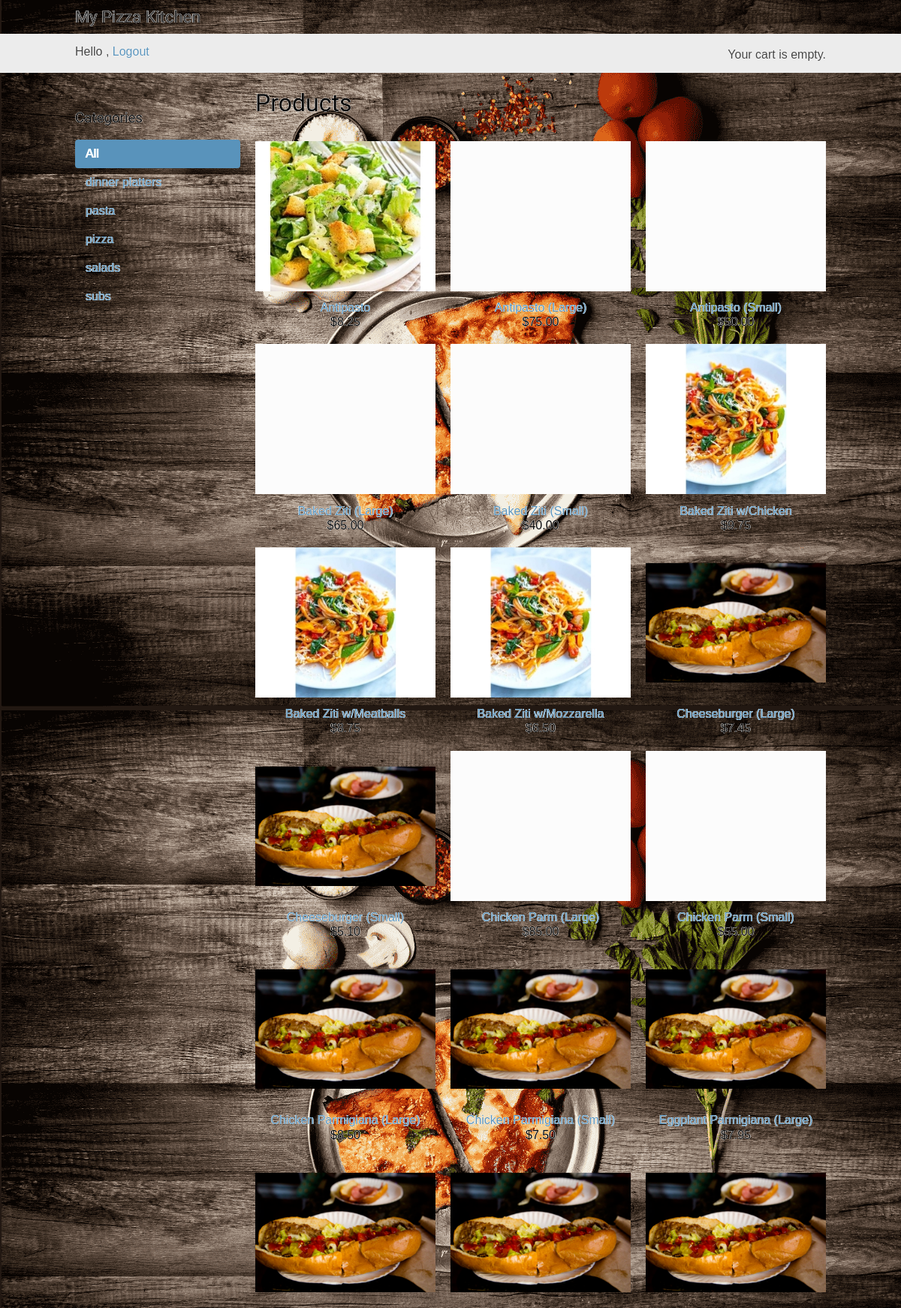
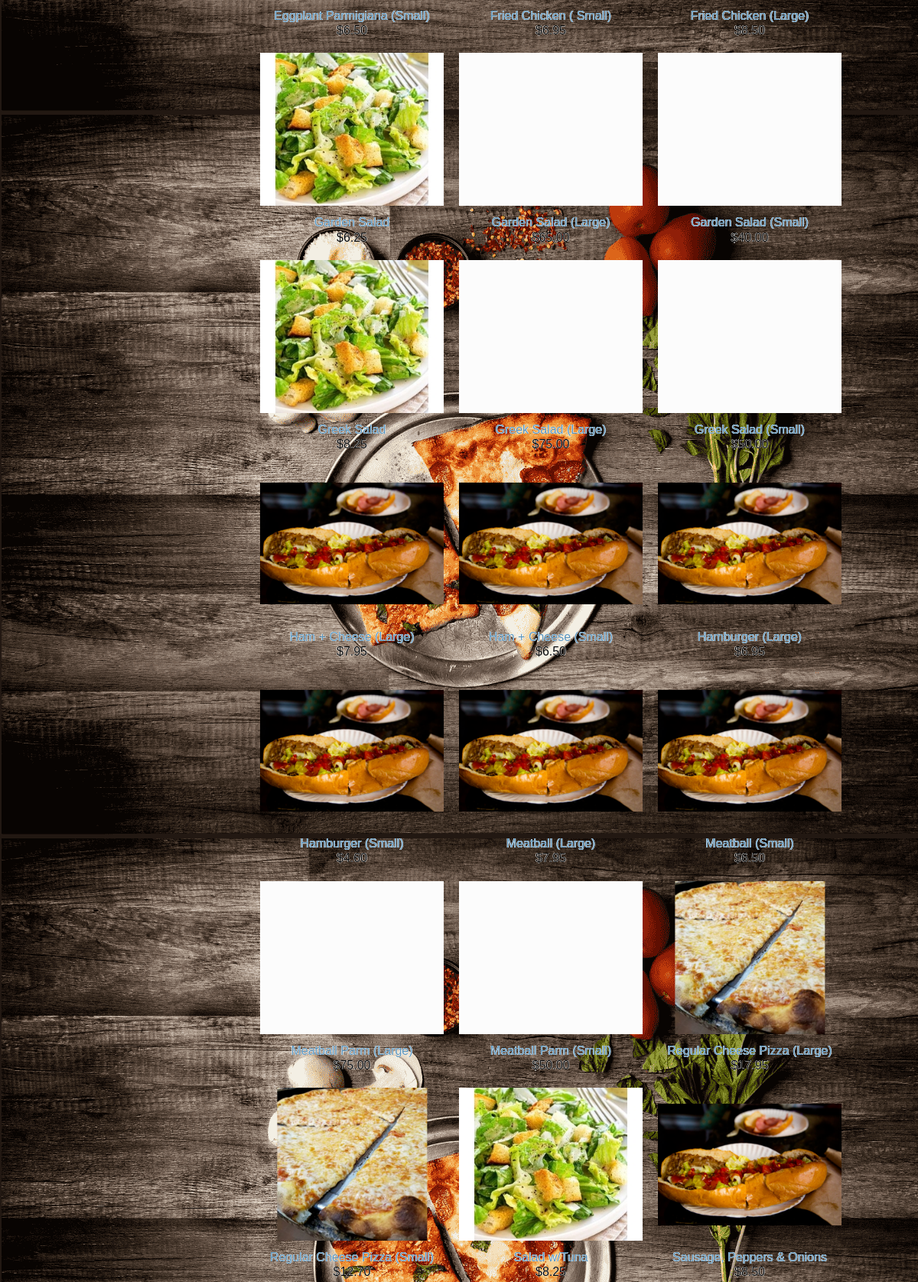
The app's page / (signed in, upper part) with its own data (2 pictures, top to bottom).
### orders/models.py (models this page shows, shortened)
class Category(models.Model):
	name = models.CharField(max_length=64, db_index=True)
	slug = models.SlugField(max_length=64, unique=True)
	class Meta:
		ordering = ('name',)
		verbose_name = 'category'
		verbose_name_plural = 'categories'
	def get_absolute_url(self):
		return reverse('orders:product_list_by_category', args=[self.slug])
	def __str__(self):
		return self.name

class Product(models.Model):
	category = models.ForeignKey(Category, related_name='products', on_delete=models.CASCADE)
	name = models.CharField(max_length=64, db_index=True)
	slug = models.SlugField(max_length=64, db_index=True)
	description = models.TextField(blank=True)
	price = models.DecimalField(max_digits=10, decimal_places=2)
	available = models.BooleanField(default=True)
	class Meta:
		ordering = ('name',)
		index_together = (('id', 'slug'),)
	def get_absolute_url(self):
		return reverse('orders:product_detail', args=[self.id, self.slug])

### orders/views.py (the view)
# urls.py: path("", views.product_list, name="product_list"),
@login_required
def product_list(request, category_slug=None):
	category = None
	categories = Category.objects.all()
	products = Product.objects.filter(available=True)
	if category_slug:
		category = get_object_or_404(Category, slug=category_slug)
		products = products.filter(category=category)
	context = {
		'category': category,
		'categories': categories,
		'products': products
	}
	return render(request, 'orders/product/list.html', context )

### cart/cart.py (called while the page is built)
	def __len__(self):
		return sum(item['quantity'] for item in self.cart.values())

### cart/context_processors.py (called while the page is built)
def cart(request):
	return {'cart': Cart(request)}

### orders/templates/orders/product/list.html (shortened to what this page needs)
{% extends "orders/base.html" %}
{% load static %}
{% block content %}
	<div id="sidebar">
		<h3>Categories</h3>
			<ul>
				<li {% if not category %}class="selected"{% endif %}>
					<a href="{% url 'orders:product_list' %}">All</a>
				</li>
				{% for c in categories %}
					<li {% if category.slug == c.slug %}class="selected"{% endif %}>
						<a href="{{ c.get_absolute_url }}">{{ c.name }}</a>
					</li>
				{% endfor %}
			</ul>
	</div>
	<div id="main" class="product-list">
		<h1>{% if category %}{{ category.name }}{% else %}Products{% endif %}</h1>
		{% for product in products %}
		<div class="item">
			<a href="{{ product.get_absolute_url }}">
				<img src="{% if product.category|slugify == 'pizza' %} {% static 'img/pizza.png' %} {% elif product.category|slugify  == 'subs' %} {% static 'img/subs.png' %} {% elif product.category|slugify  == 'salads' %} {% static 'img/salad.jpg' %} {% elif product.category|slugify  == 'pasta' %} {% static 'img/pasta.jpg' %} {% elif product.category|slugify  == 'dinner platters' %} {% static 'img/dinner.jpg' %} {% else %} {% static 'img/blank.png' %}{% endif %}"></a>
			<a href="{{ product.get_absolute_url }}">{{ product.name }}</a><br>
		${{ product.price }}
		</div>
		{% endfor %}
	</div>
{% endblock %}

### orders/static/css/base.css (style rules this page uses)
body { margin:0; padding:0; font-family:helvetica, sans-serif; text-shadow: -0.4px 0 white, 0 0.4px white, 0.4px 0 white, 0 -0.4px white !important ; }
h1, h2, h3, h4, h5 , h6 { font-family: 'Ubuntu', sans-serif; font-weight:normal; }
a { text-decoration:none; color:#5993bb; }
#sidebar { width:220px; padding:30px 20px 0 0; float:left; }
#sidebar ul { margin:0; padding:0; }
#sidebar ul li { margin:0; list-style:none; padding:10px 14px; }
#sidebar ul li a { display:block; }
#sidebar ul li.selected { background:#5993bb; border-radius:4px; }
#sidebar ul li.selected a { color:#fff; }
#main { float:left; width: 96%; margin-right:-220px; overflow:hidden; }
.product-list .item { width:25%; padding:10px 20px 10px 0; float:left; text-align:center; line-height:1.2; }
.product-list .item img { width:100%; margin-bottom:8px ; }

### records on screen
Category: name "dinner platters"
Category: name "pasta"
Category: name "pizza"
Category: name "salads"
Category: name "subs"
Product: name "Antipasto", price "8.25"
Product: name "Antipasto (Large)", price "75.00"
Product: name "Antipasto (Small)", price "50.00"
Product: name "Baked Ziti (Large)", price "65.00"
Product: name "Baked Ziti (Small)", price "40.00"
Product: name "Baked Ziti w/Chicken", price "9.75"
Product: name "Baked Ziti w/Meatballs", price "8.75"
Product: name "Baked Ziti w/Mozzarella", price "6.50"
Product: name "Cheeseburger (Large)", price "7.45"
Product: name "Cheeseburger (Small)", price "5.10"
Product: name "Chicken Parm (Large)", price "85.00"
Product: name "Chicken Parm (Small)", price "55.00"
Product: name "Chicken Parmigiana (Large)", price "8.50"
Product: name "Chicken Parmigiana (Small)", price "7.50"
Product: name "Eggplant Parmigiana (Large)", price "7.95"
Product: name "Eggplant Parmigiana (Small)", price "6.50"
Product: name "Fried Chicken ( Small)", price "6.95"
Product: name "Fried Chicken (Large)", price "8.50"
Product: name "Garden Salad", price "6.25"
Product: name "Garden Salad (Large)", price "65.00"
Product: name "Garden Salad (Small)", price "40.00"
Product: name "Greek Salad", price "8.25"
Product: name "Greek Salad (Large)", price "75.00"
Product: name "Greek Salad (Small)", price "50.00"
Product: name "Ham + Cheese (Large)", price "7.95"
Product: name "Ham + Cheese (Small)", price "6.50"
Product: name "Hamburger (Large)", price "6.95"
Product: name "Hamburger (Small)", price "4.60"
Product: name "Meatball (Large)", price "7.95"
Product: name "Meatball (Small)", price "6.50"
Product: name "Meatball Parm (Large)", price "75.00"
Product: name "Meatball Parm (Small)", price "50.00"
Product: name "Regular Cheese Pizza (Large)", price "17.95"
Product: name "Regular Cheese Pizza (Small)", price "12.70"
Product: name "Salad w/Tuna", price "8.25"
Product: name "Sausage, Peppers & Onions", price "8.50"
